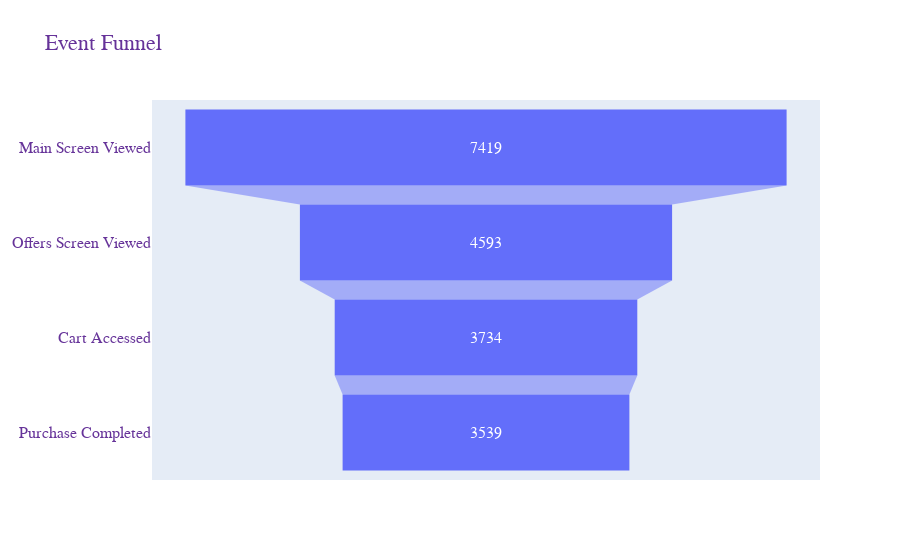

The code cell stored with this chart in its notebook:
### Markdown cell above
It appears that most users tend to follow this sequence of actions:

* Open the Main Screen.
* Then proceed to the Offers Screen.
* Next, move to the Cart.
* Finally, make a Purchase.

However, the Tutorial section is viewed by very few users.

### Code cell
fig = go.Figure(
    go.Funnel(
        y=[
            'Main Screen Viewed',
            'Offers Screen Viewed',
            'Cart Accessed',
            'Purchase Completed'

,
        ],
        x=count_by_users["users_total"], 
    )
)

fig.update_layout(
    title="Event Funnel",font=dict(
        family="Courier New, monospace",
        size=16,
        color="RebeccaPurple"))

fig.show()

### Figure 1 — Plotly figure (JSON) as saved in the notebook; plotly's stock layout.template omitted (floating-point values rounded to 4 significant figures)
{"data": [{"type": "funnel", "x": [7419, 4593, 3734, 3539, 840], "y": ["Main Screen Viewed", "Offers Screen Viewed", "Cart Accessed", "Purchase Completed"]}], "layout": {"font": {"color": "RebeccaPurple", "family": "Courier New, monospace", "size": 16}, "title": {"text": "Event Funnel"}}}
